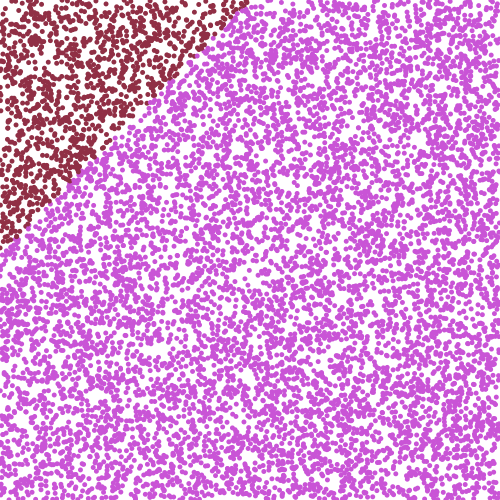
Frame 1 (no input)
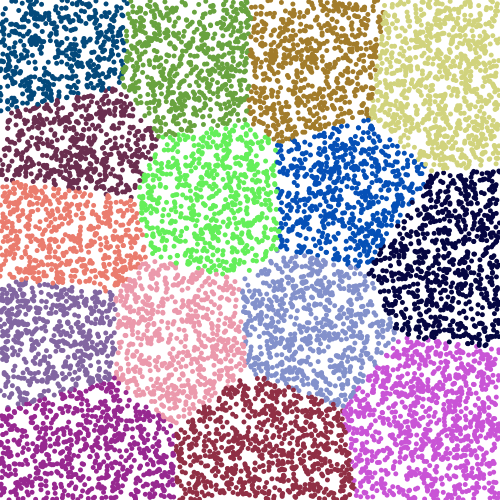
Frame 60 (the mouse pressed at the canvas centre just before this capture)
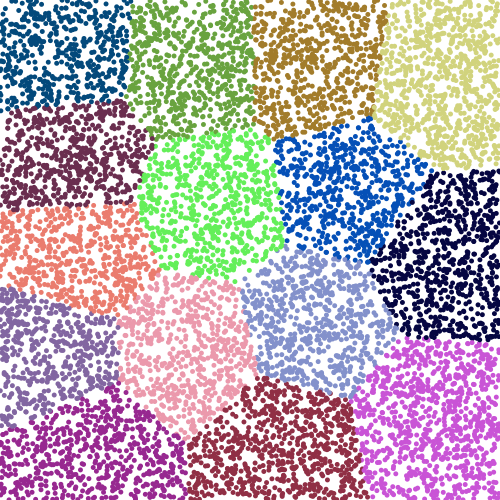
Frame 120 (the mouse held since frame 60 and released just before this capture)

The Processing sketch that drew these frames (run headless with seeded random() and noise(); from frame 60 on, the mouse is pressed at the canvas centre):

// Processing sketch: processing_119466
// ── processing_119466.pde


// Press a key to Reset

int k = 15;  //Number of Clusters
int datasize =10000; // Number of data points that are randomly assigned
float[][] dataset = new float[datasize][2];
int[] indices = new int[datasize];
float[][] centroids = new float[k][2];
float[][] centroids_new = new float[k][2];
color[] palette=new color[k];
int screensize = 500;


void setup()
{
  size(500,500);
  frameRate(10);
  for(int i=0;i<datasize;i++) {
    dataset[i][0] = screensize*random(1); 
    dataset[i][1]=  screensize*random(1);
    indices[i] = 0;
  }
  for (int i=0;i<k;i++) palette[i] = color(random(255),random(255),random(255));   
  for (int i=0;i<k;i++) {
    centroids_new[i][0] = 0;
    centroids_new[i][1] = 0;
  }
  SeedGenerators();
}


void draw()
{ 
 background(255,255,255,0);
  calcKmeans();
 for(int i=0;i<datasize;i++) {
   stroke(palette[indices[i]]);
   fill(palette[indices[i]]);
  noStroke();
   ellipse(dataset[i][1],dataset[i][0],5,5);}
}


void calcKmeans()
{  
 for(int i=0;i<k;i++){centroids[i][0] = centroids_new[i][0];centroids[i][1] = centroids_new[i][1];}
 RecomputeCentroids();
 AssignPointstoClusters();
  
}

void SeedGenerators()            
{   for(int i=0;i<k;i++){
        centroids[i][0] = dataset[(int)random(0,datasize)][0];
        centroids[i][1] = dataset[(int)random(0,datasize)][1];}
}

void AssignPointstoClusters()
{   float min_dist;
    float cent_dist;
    for(int i=0;i<datasize;i++){
      min_dist = 999999;
        for(int j=0;j<k;j++){
          cent_dist = dist(dataset[i][0],dataset[i][1],centroids[j][0],centroids[j][1]);
         // println(cent_dist+"  "+j);
          if(cent_dist <= min_dist){
             min_dist = cent_dist; 
             indices[i]=j;
          }       
        }}
}                    

void RecomputeCentroids()
{ float[][] mean = new float[k][2];  
  float [] count = new float[k];
  for(int i=0;i<datasize;i++){
       for(int j=0;j<k;j++){
         if(indices[i]==j){
             mean[j][0]+=dataset[i][0];
             mean[j][1]+=dataset[i][1];
             count[j]+=1;}
    }}
   for(int i=0;i<k;i++){
     centroids[i][0] = mean[i][0]/(count[i]+1);  
     centroids[i][1] = mean[i][1]/(count[i]+1);
   }               
}


void keyPressed() {
 for(int i=0;i<datasize;i++) {
    dataset[i][0] = screensize*random(1);
    dataset[i][1]=  screensize*random(1);
    indices[i] = 0;
  }
}
